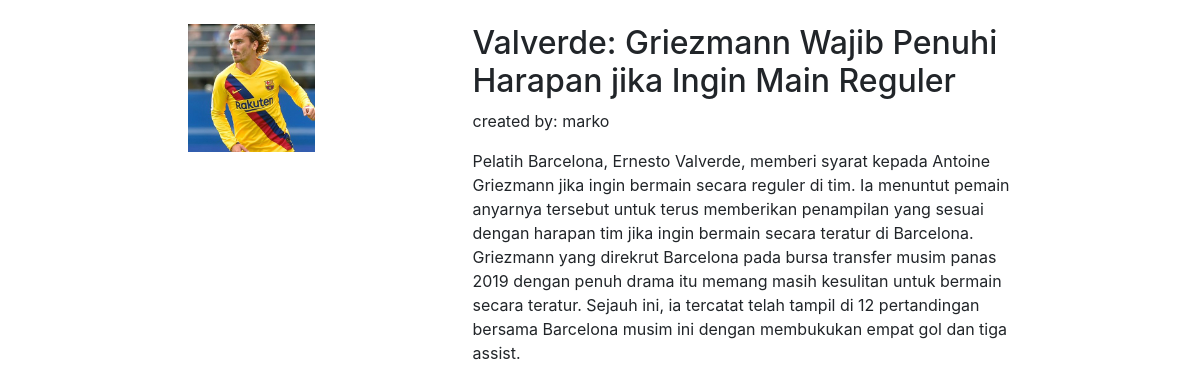
Screenshot of /7/baca.php?id=3 with the database file from the repository.
### tables this page shows
CREATE TABLE `news` (
  `id` int(255) NOT NULL,
  `title` varchar(80) NOT NULL,
  `image` varchar(255) NOT NULL,
  `deskripsi` text NOT NULL,
  `create_time` date NOT NULL,
  `user_id` int(255) NOT NULL
);

CREATE TABLE `user` (
  `id` int(255) NOT NULL,
  `name` varchar(50) NOT NULL,
  `email` varchar(50) NOT NULL,
  `role` varchar(50) NOT NULL
);

### 7/baca.php (the view, shortened to what this page needs)
<?php
$id = $_GET["id"];
$conn = mysqli_connect("localhost","root","","berita_digital");
$result = mysqli_query($conn,"SELECT news.id,news.title, news.deskripsi, news.image, user.name from news INNER JOIN user ON news.user_id = user.id WHERE news.id = $id");
$row = mysqli_fetch_assoc($result);
?>
<!doctype html>
<html lang="en">
  <head>
    <link rel="stylesheet" href="https://stackpath.bootstrapcdn.com/bootstrap/4.3.1/css/bootstrap.min.css">
  </head>
  <body>
  <section class="berita" id="berita">
        <div class="container pt-4">
            <div class="row justify-content-center">
                    <div class="col-sm-3">
                    <img src="img/<?= $row["image"];?>" width="50%">
                    </div>
                    <div class="col-sm-6">
                    <h2><?= $row["title"];?></h2>
                    <p>created by: <?= $row["name"];?></p>
                    <p><?= $row["deskripsi"];?></p>
                    </div>
            </div>
        </div>
      </section>
  </body>
</html>

### rows the page displays
news: image (picture), title "Valverde: Griezmann Wajib Penuhi Harapan jika Ingin Main Reguler", user.name "marko", deskripsi "Pelatih Barcelona, Ernesto Valverde, memberi syarat kepada Antoine Griezmann jika ingin bermain secara reguler di tim. Ia menuntut pemain anyarnya tersebut untuk terus memberikan penampilan yang sesuai dengan harapan tim jika ingin bermain secara teratur di Barcelona. Griezmann yang direkrut Barcelona pada bursa transfer musim panas 2019 dengan penuh drama itu memang masih kesulitan untuk bermain secara teratur. Sejauh ini, ia tercatat telah tampil di 12 pertandingan bersama Barcelona musim ini dengan membukukan empat gol dan tiga assist."
